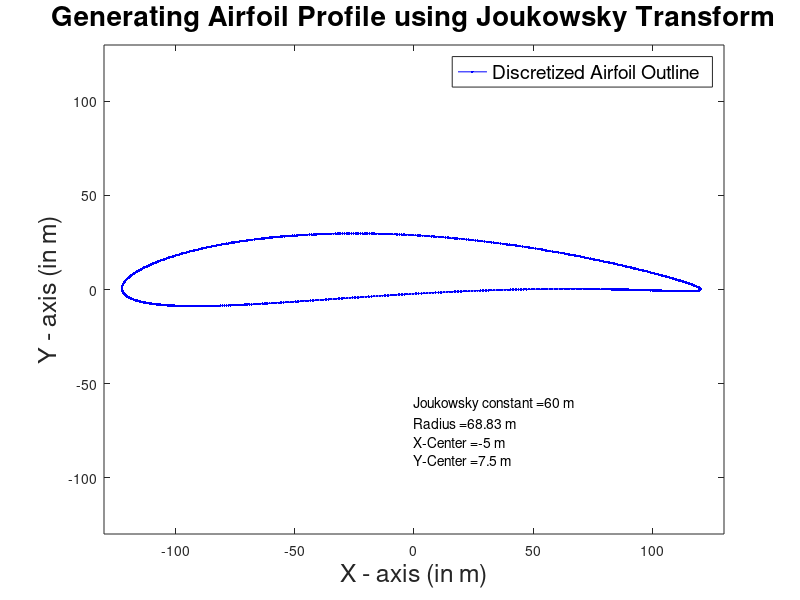

Write the MATLAB code that produced this figure. (Note: this script raises an error after producing the figure.)
clc
clear
%%%%%%%%%%%%%%%%%%%%%%%%%%%%%%%%%%%%%%%%%%%%%%%
% This program is written to generate airfoil profile using Joukowsky Transform
% The aim of this program is understand how the profile of airfoil changes with change in initial constants
% The program does not have any part on how to generate values of C, r, C_x, C_y.
% As more theory i progress in i will start implementing how to generate C, r, C_x, C_y, based on more user friendly data.
% -Prabhjeet Singh Arora
%%%%%%%%%%%%%%%%%%%%%%%%%%%%%%%%%%%%%%%%%%%%%%%


c= 60;                  % Joukowsky transform coefficient
r= 68.83;                  % Radius of circle which is to be transformed
C_x = -5; 
C_y = 7.5;                % Center of circle which is to be transformed


%%%%%%% Generating a discrete circle %%%%%%%
theta = 0:pi/360:2*pi;
x = (r)*cos(theta)+C_x;
y = (r)*sin(theta)+C_y;

%%%%%%% Defining the discrete states/vectors as complex numbers %%%%%%%
zeta = complex(x,y);

%%%%%%% Joukowsky Transformation on the said points of complex plane %%%%%%%
z = zeta+c^2*zeta.^-1;

%%%%%%% Defining the complex numbers back as states/vectors %%%%%%%%
%%%%%%%      Shift and scale of the airfoil for tuning      %%%%%%%%
x_shift = 0;
y_shift = 0;
scale = 1;

z  = scale*z;                             % Scaling
zx =real(z)- x_shift*ones(1,length(z));   % Shifting in x - direction
zy =imag(z)- y_shift*ones(1,length(z));   % Shifting in y - direction

%%%%%%%%%%%%%%%%%%%%%%%%%%%%%%%%%%%%%%%%%%%%%%%%%%%%%%%%%%%%%%%%%%%%

%%%%%%%%%%%%% Plot/Profile %%%%%%%%%%%%%%%
figure(1)
plot(zx,zy,'.-b');

%%%%%%%%%%%%% Plot Configuration %%%%%%%%%%%%%%%%%%%
title('Generating Airfoil Profile using Joukowsky Transform','FontSize',20);
legend('Discretized Airfoil Outline','FontSize',14);
xlabel('X - axis (in m)','FontSize',18);
ylabel('Y - axis (in m)','FontSize',18);
xlim([-130 130]);
ylim([-130 130]);
cprint = strcat('Joukowsky constant = ',num2str(c),' m');
rprint = strcat('Radius = ',num2str(r),' m');
c_xprint = strcat('X-Center = ',num2str(C_x),' m');
c_yprint = strcat('Y-Center = ',num2str(C_y),' m');
t = text(0,-75,{cprint,rprint,c_xprint,c_yprint});
t.FontSize = 16
grid on
%%%%%%%%%%%%%%%%%%%%%%%%%%%%%%%%%%%%%%%%%%%%%%%%%%%%%%%%%%%%%%%%%%%%%%%%%%%%%%%%%%%%%%%%%%%%%%%%%%%%

